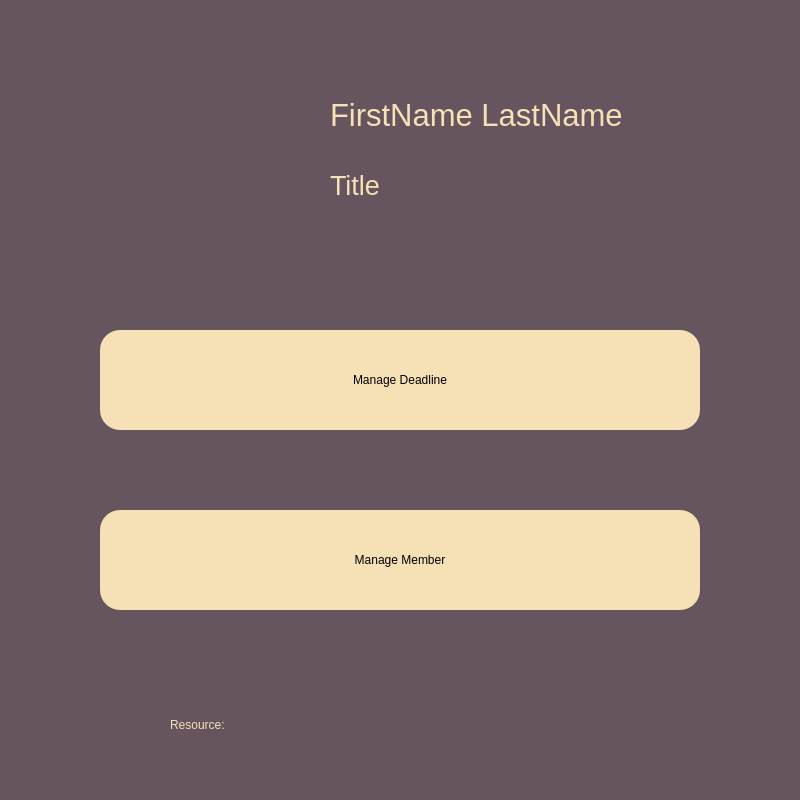
<?xml version="1.0" encoding="UTF-8"?>
<ui version="4.0">
 <class>MainWindow</class>
 <widget class="QMainWindow" name="MainWindow">
  <property name="geometry">
   <rect>
    <x>0</x>
    <y>0</y>
    <width>800</width>
    <height>800</height>
   </rect>
  </property>
  <property name="windowTitle">
   <string>MainWindow</string>
  </property>
  <widget class="QWidget" name="centralwidget">
   <widget class="QWidget" name="Background" native="true">
    <property name="geometry">
     <rect>
      <x>0</x>
      <y>0</y>
      <width>800</width>
      <height>800</height>
     </rect>
    </property>
    <property name="styleSheet">
     <string notr="true">QWidget #Background{
background-color:rgb(102, 84, 94)}
</string>
    </property>
    <widget class="QLabel" name="name">
     <property name="geometry">
      <rect>
       <x>330</x>
       <y>80</y>
       <width>330</width>
       <height>70</height>
      </rect>
     </property>
     <property name="font">
      <font>
       <family>MS Shell Dlg 2</family>
       <pointsize>23</pointsize>
       <weight>9</weight>
       <italic>false</italic>
       <bold>false</bold>
      </font>
     </property>
     <property name="styleSheet">
      <string notr="true">font: 75 23pt &quot;MS Shell Dlg 2&quot;; 
color: rgb(246, 224, 181);
text-align: right;</string>
     </property>
     <property name="text">
      <string>FirstName LastName</string>
     </property>
     <property name="alignment">
      <set>Qt::AlignLeading|Qt::AlignLeft|Qt::AlignVCenter</set>
     </property>
    </widget>
    <widget class="QPushButton" name="logout_button">
     <property name="geometry">
      <rect>
       <x>720</x>
       <y>720</y>
       <width>50</width>
       <height>50</height>
      </rect>
     </property>
     <property name="autoFillBackground">
      <bool>false</bool>
     </property>
     <property name="styleSheet">
      <string notr="true">background-color:rgb(102, 84, 94);
border-radius: 20px;
</string>
     </property>
     <property name="text">
      <string/>
     </property>
     <property name="icon">
      <iconset>
       <normaloff>../Resource/logout.png</normaloff>../Resource/logout.png</iconset>
     </property>
     <property name="iconSize">
      <size>
       <width>50</width>
       <height>50</height>
      </size>
     </property>
     <property name="default">
      <bool>false</bool>
     </property>
    </widget>
    <widget class="QLabel" name="title">
     <property name="geometry">
      <rect>
       <x>330</x>
       <y>160</y>
       <width>250</width>
       <height>50</height>
      </rect>
     </property>
     <property name="font">
      <font>
       <family>MS Shell Dlg 2</family>
       <pointsize>20</pointsize>
       <weight>9</weight>
       <italic>false</italic>
       <bold>false</bold>
      </font>
     </property>
     <property name="styleSheet">
      <string notr="true">font: 75 20pt &quot;MS Shell Dlg 2&quot;; 
color: rgb(246, 224, 181);
text-align: right;</string>
     </property>
     <property name="text">
      <string>Title</string>
     </property>
     <property name="alignment">
      <set>Qt::AlignLeading|Qt::AlignLeft|Qt::AlignVCenter</set>
     </property>
    </widget>
    <widget class="QPushButton" name="avatar">
     <property name="geometry">
      <rect>
       <x>100</x>
       <y>60</y>
       <width>160</width>
       <height>160</height>
      </rect>
     </property>
     <property name="cursor">
      <cursorShape>ArrowCursor</cursorShape>
     </property>
     <property name="autoFillBackground">
      <bool>false</bool>
     </property>
     <property name="styleSheet">
      <string notr="true">background-color:rgb(102, 84, 94);
border-radius: 20px;
</string>
     </property>
     <property name="text">
      <string/>
     </property>
     <property name="icon">
      <iconset>
       <normaloff>E:/Tam/Programming/software/Message_Platform/client/desktop/GUI/Resource/default_avatar.png</normaloff>E:/Tam/Programming/software/Message_Platform/client/desktop/GUI/Resource/default_avatar.png</iconset>
     </property>
     <property name="iconSize">
      <size>
       <width>160</width>
       <height>160</height>
      </size>
     </property>
     <property name="default">
      <bool>false</bool>
     </property>
    </widget>
    <widget class="QPushButton" name="deadline_button">
     <property name="geometry">
      <rect>
       <x>100</x>
       <y>330</y>
       <width>600</width>
       <height>100</height>
      </rect>
     </property>
     <property name="styleSheet">
      <string notr="true">border-radius: 20px;
background-color: rgb(246, 224, 181);
font: 75 18pt &quot;MS Shell Dlg 2&quot;;</string>
     </property>
     <property name="text">
      <string>Manage Deadline</string>
     </property>
    </widget>
    <widget class="QPushButton" name="member_button">
     <property name="geometry">
      <rect>
       <x>100</x>
       <y>510</y>
       <width>600</width>
       <height>100</height>
      </rect>
     </property>
     <property name="styleSheet">
      <string notr="true">border-radius: 20px;
background-color: rgb(246, 224, 181);
font: 75 18pt &quot;MS Shell Dlg 2&quot;;</string>
     </property>
     <property name="text">
      <string>Manage Member</string>
     </property>
    </widget>
    <widget class="QPushButton" name="drive">
     <property name="geometry">
      <rect>
       <x>420</x>
       <y>700</y>
       <width>50</width>
       <height>50</height>
      </rect>
     </property>
     <property name="cursor">
      <cursorShape>ArrowCursor</cursorShape>
     </property>
     <property name="autoFillBackground">
      <bool>false</bool>
     </property>
     <property name="styleSheet">
      <string notr="true">background-color:rgb(102, 84, 94);
border-radius: 30px;
</string>
     </property>
     <property name="text">
      <string/>
     </property>
     <property name="icon">
      <iconset>
       <normaloff>../Resource/drive_logo.png</normaloff>../Resource/drive_logo.png</iconset>
     </property>
     <property name="iconSize">
      <size>
       <width>50</width>
       <height>50</height>
      </size>
     </property>
     <property name="default">
      <bool>false</bool>
     </property>
    </widget>
    <widget class="QLabel" name="resource">
     <property name="geometry">
      <rect>
       <x>170</x>
       <y>700</y>
       <width>130</width>
       <height>50</height>
      </rect>
     </property>
     <property name="styleSheet">
      <string notr="true">font: 75 20pt &quot;MS Shell Dlg 2&quot;; 
color: rgb(246, 224, 181);
text-align: right;</string>
     </property>
     <property name="text">
      <string>Resource:</string>
     </property>
     <property name="alignment">
      <set>Qt::AlignLeading|Qt::AlignLeft|Qt::AlignVCenter</set>
     </property>
    </widget>
    <widget class="QPushButton" name="trello">
     <property name="geometry">
      <rect>
       <x>320</x>
       <y>700</y>
       <width>50</width>
       <height>50</height>
      </rect>
     </property>
     <property name="cursor">
      <cursorShape>ArrowCursor</cursorShape>
     </property>
     <property name="autoFillBackground">
      <bool>false</bool>
     </property>
     <property name="styleSheet">
      <string notr="true">background-color:rgb(102, 84, 94);
border-radius: 20px;
</string>
     </property>
     <property name="text">
      <string/>
     </property>
     <property name="icon">
      <iconset>
       <normaloff>../Resource/trello_logo.png</normaloff>../Resource/trello_logo.png</iconset>
     </property>
     <property name="iconSize">
      <size>
       <width>50</width>
       <height>50</height>
      </size>
     </property>
     <property name="default">
      <bool>false</bool>
     </property>
    </widget>
    <widget class="QPushButton" name="facebook">
     <property name="geometry">
      <rect>
       <x>520</x>
       <y>700</y>
       <width>50</width>
       <height>50</height>
      </rect>
     </property>
     <property name="cursor">
      <cursorShape>ArrowCursor</cursorShape>
     </property>
     <property name="autoFillBackground">
      <bool>false</bool>
     </property>
     <property name="styleSheet">
      <string notr="true">background-color:rgb(102, 84, 94);
border-radius: 30px;
</string>
     </property>
     <property name="text">
      <string/>
     </property>
     <property name="icon">
      <iconset>
       <normaloff>../Resource/facebook_logo.png</normaloff>../Resource/facebook_logo.png</iconset>
     </property>
     <property name="iconSize">
      <size>
       <width>50</width>
       <height>50</height>
      </size>
     </property>
     <property name="default">
      <bool>false</bool>
     </property>
    </widget>
   </widget>
  </widget>
 </widget>
 <resources>
  <include location="Resource/facebook.qrc"/>
 </resources>
 <connections/>
</ui>
